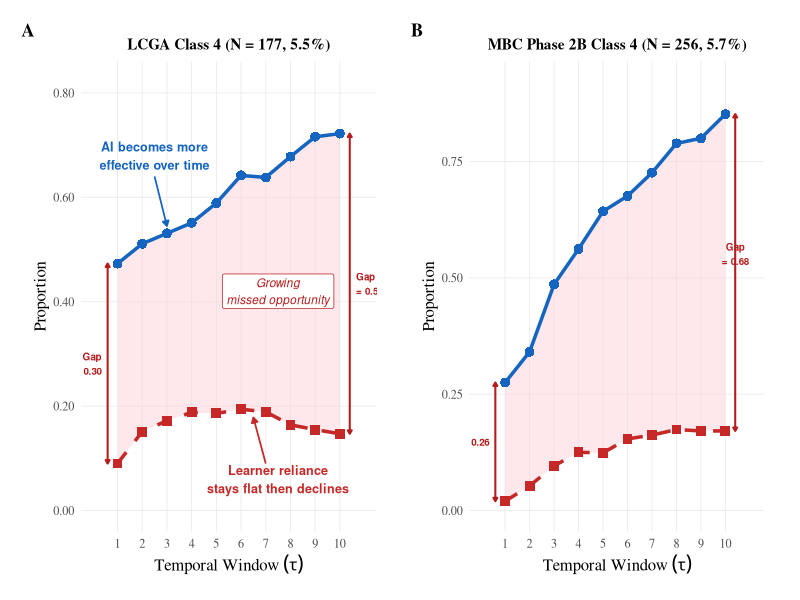
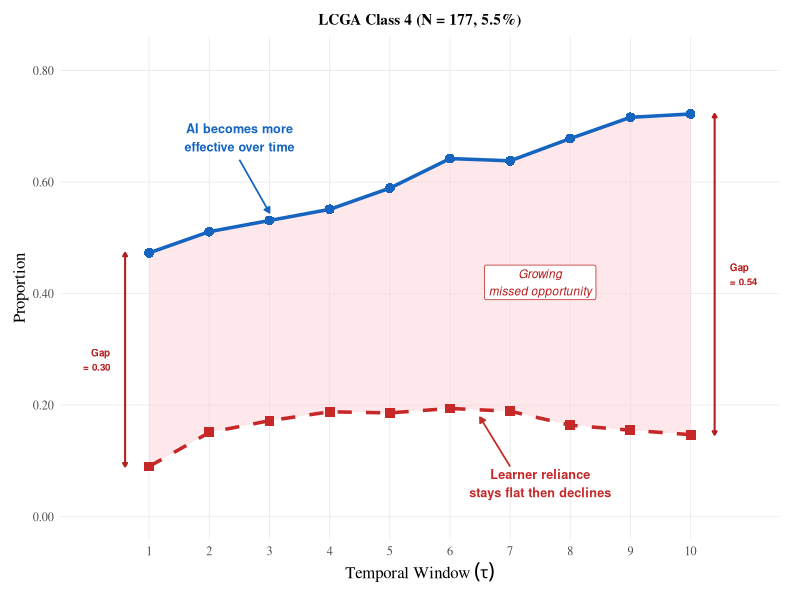
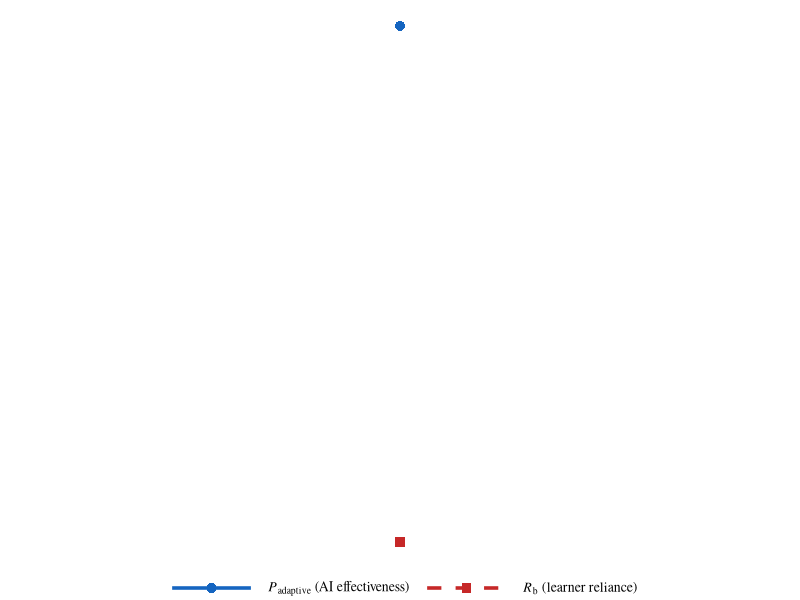
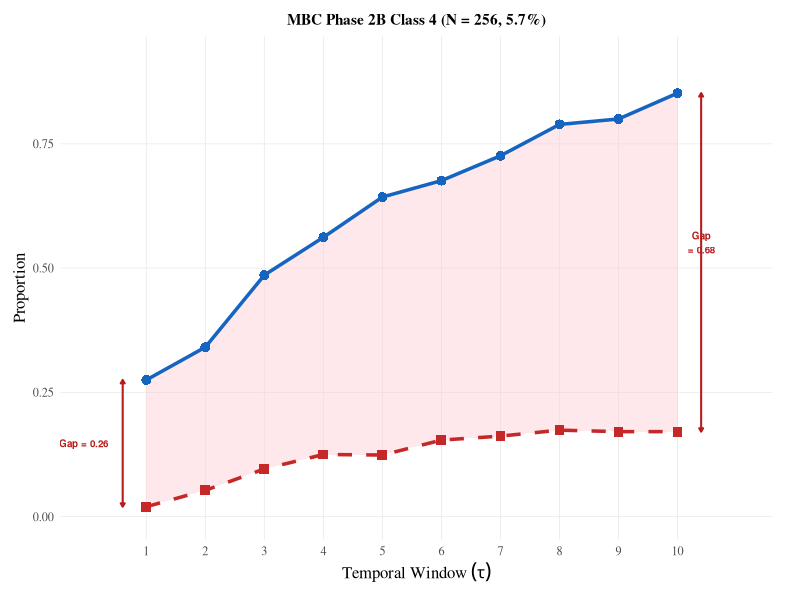
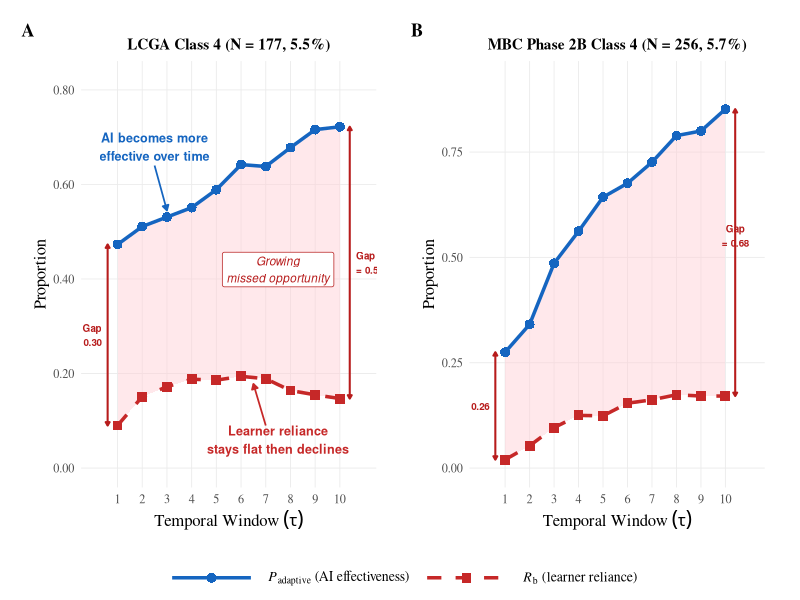

Recreate these plots in R, in order.
#!/usr/bin/env Rscript
# Figure 5 — AI Benefit Emergence (ABE): The Fifth Trajectory Pattern
#
# Two-panel layout: LCGA Class 4 (main) + MBC Phase 2B Class 4 (confirmation)
# P_adaptive (rising blue) vs R_b (flat/declining red), widening gap shaded
# Legend placed outside plot area to avoid occlusion

library(ggplot2)
library(patchwork)
library(scales)

# ── Paths ──────────────────────────────────────────────────────────────────────
base <- "/Volumes/External SSD/Projects/Research/Trust-Calibration-Scaffolds-research/TCR-Trajectory-Paper"
out_dir <- file.path(base, "figures/ggplot2")

# ── LCGA Class 4 data (N=177, 5.5%) ───────────────────────────────────────────
lcga <- data.frame(
  window = 1:10,
  R_b = c(0.090, 0.151, 0.172, 0.188, 0.186, 0.194, 0.189, 0.164, 0.155, 0.147),
  P_adaptive = c(0.473, 0.511, 0.531, 0.551, 0.589, 0.642, 0.638, 0.678, 0.716, 0.722),
  Gap = c(-0.301, -0.320, -0.332, -0.336, -0.374, -0.429, -0.427, -0.493, -0.535, -0.543)
)

# ── MBC Phase 2B Class 4 data (N=256, 5.7%) ───────────────────────────────────
mbc <- data.frame(
  window = 1:10,
  R_b = c(0.020, 0.053, 0.096, 0.125, 0.124, 0.154, 0.162, 0.174, 0.171, 0.171),
  P_adaptive = c(0.275, 0.341, 0.486, 0.562, 0.643, 0.676, 0.726, 0.789, 0.800, 0.852)
)

# ── Colors ─────────────────────────────────────────────────────────────────────
col_P  <- "#1565C0"   # deep blue for P_adaptive
col_Rb <- "#C62828"   # deep red for R_b
col_gap <- "#FFCDD2"  # light red for gap shading
col_gap_text <- "#B71C1C"

# ── Reshape for ggplot ─────────────────────────────────────────────────────────
lcga_long <- data.frame(
  window = rep(lcga$window, 2),
  value = c(lcga$P_adaptive, lcga$R_b),
  variable = rep(c("P_adaptive", "R_b"), each = 10)
)

mbc_long <- data.frame(
  window = rep(mbc$window, 2),
  value = c(mbc$P_adaptive, mbc$R_b),
  variable = rep(c("P_adaptive", "R_b"), each = 10)
)

# ══════════════════════════════════════════════════════════════════════════════
# Panel A: LCGA Class 4 (main figure)
# ══════════════════════════════════════════════════════════════════════════════

p_lcga <- ggplot() +
  # Shaded gap area
  geom_ribbon(data = lcga, aes(x = window, ymin = R_b, ymax = P_adaptive),
              fill = col_gap, alpha = 0.45) +
  # P_adaptive line (solid + circles)
  geom_line(data = lcga, aes(x = window, y = P_adaptive),
            color = col_P, linewidth = 1.2) +
  geom_point(data = lcga, aes(x = window, y = P_adaptive),
             color = col_P, size = 3, shape = 16) +
  # R_b line (dashed + squares)
  geom_line(data = lcga, aes(x = window, y = R_b),
            color = col_Rb, linewidth = 1.2, linetype = "dashed") +
  geom_point(data = lcga, aes(x = window, y = R_b),
             color = col_Rb, size = 3, shape = 15) +
  # Annotation: AI effectiveness rising
  annotate("text", x = 2.5, y = 0.68,
           label = "AI becomes more\neffective over time",
           color = col_P, size = 3.2, fontface = "bold", hjust = 0.5) +
  annotate("segment", x = 2.5, y = 0.64, xend = 3.0, yend = 0.545,
           color = col_P, linewidth = 0.6,
           arrow = arrow(length = unit(0.15, "cm"), type = "closed")) +
  # Annotation: Reliance stays flat
  annotate("text", x = 7.5, y = 0.06,
           label = "Learner reliance\nstays flat then declines",
           color = col_Rb, size = 3.2, fontface = "bold", hjust = 0.5) +
  annotate("segment", x = 7.0, y = 0.09, xend = 6.5, yend = 0.178,
           color = col_Rb, linewidth = 0.6,
           arrow = arrow(length = unit(0.15, "cm"), type = "closed")) +
  # Annotation: Growing missed opportunity
  annotate("label", x = 7.5, y = 0.42,
           label = "Growing\nmissed opportunity",
           color = col_gap_text, size = 3.0, fontface = "italic",
           fill = "white", label.padding = unit(0.3, "lines")) +
  # Gap arrows at W1 and W10
  annotate("segment", x = 0.6, y = lcga$P_adaptive[1], xend = 0.6, yend = lcga$R_b[1],
           color = col_gap_text, linewidth = 0.7,
           arrow = arrow(length = unit(0.1, "cm"), ends = "both", type = "closed")) +
  annotate("text", x = 0.35, y = mean(c(lcga$P_adaptive[1], lcga$R_b[1])),
           label = paste0("Gap\n= ", sprintf("%.2f", abs(lcga$Gap[1]))),
           color = col_gap_text, size = 2.5, hjust = 1, fontface = "bold") +
  annotate("segment", x = 10.4, y = lcga$P_adaptive[10], xend = 10.4, yend = lcga$R_b[10],
           color = col_gap_text, linewidth = 0.7,
           arrow = arrow(length = unit(0.1, "cm"), ends = "both", type = "closed")) +
  annotate("text", x = 10.65, y = mean(c(lcga$P_adaptive[10], lcga$R_b[10])),
           label = paste0("Gap\n= ", sprintf("%.2f", abs(lcga$Gap[10]))),
           color = col_gap_text, size = 2.5, hjust = 0, fontface = "bold") +
  scale_x_continuous(breaks = 1:10, expand = expansion(mult = c(0.08, 0.08))) +
  scale_y_continuous(limits = c(0, 0.82), labels = label_number(accuracy = 0.01)) +
  labs(x = expression(Temporal~Window~(tau)),
       y = "Proportion",
       subtitle = "LCGA Class 4 (N = 177, 5.5%)") +
  theme_minimal(base_size = 11, base_family = "serif") +
  theme(
    panel.grid.minor = element_blank(),
    panel.grid.major = element_line(color = "gray92", linewidth = 0.3),
    axis.title = element_text(size = 12),
    plot.subtitle = element_text(size = 11, face = "bold", hjust = 0.5),
    plot.margin = margin(10, 15, 10, 10)
  )

# ══════════════════════════════════════════════════════════════════════════════
# Panel B: MBC Phase 2B Class 4 (cross-method confirmation)
# ══════════════════════════════════════════════════════════════════════════════

mbc_gap_w1 <- abs(mbc$P_adaptive[1] - mbc$R_b[1])
mbc_gap_w10 <- abs(mbc$P_adaptive[10] - mbc$R_b[10])

p_mbc <- ggplot() +
  # Shaded gap
  geom_ribbon(data = mbc, aes(x = window, ymin = R_b, ymax = P_adaptive),
              fill = col_gap, alpha = 0.45) +
  # P_adaptive
  geom_line(data = mbc, aes(x = window, y = P_adaptive),
            color = col_P, linewidth = 1.2) +
  geom_point(data = mbc, aes(x = window, y = P_adaptive),
             color = col_P, size = 3, shape = 16) +
  # R_b
  geom_line(data = mbc, aes(x = window, y = R_b),
            color = col_Rb, linewidth = 1.2, linetype = "dashed") +
  geom_point(data = mbc, aes(x = window, y = R_b),
             color = col_Rb, size = 3, shape = 15) +
  # Gap arrows
  annotate("segment", x = 0.6, y = mbc$P_adaptive[1], xend = 0.6, yend = mbc$R_b[1],
           color = col_gap_text, linewidth = 0.7,
           arrow = arrow(length = unit(0.1, "cm"), ends = "both", type = "closed")) +
  annotate("text", x = 0.35, y = mean(c(mbc$P_adaptive[1], mbc$R_b[1])),
           label = paste0("Gap = ", sprintf("%.2f", mbc_gap_w1)),
           color = col_gap_text, size = 2.5, hjust = 1, fontface = "bold") +
  annotate("segment", x = 10.4, y = mbc$P_adaptive[10], xend = 10.4, yend = mbc$R_b[10],
           color = col_gap_text, linewidth = 0.7,
           arrow = arrow(length = unit(0.1, "cm"), ends = "both", type = "closed")) +
  annotate("text", x = 10.4, y = mean(c(mbc$P_adaptive[10], mbc$R_b[10])) + 0.04,
           label = paste0("Gap\n= ", sprintf("%.2f", mbc_gap_w10)),
           color = col_gap_text, size = 2.5, hjust = 0.5, fontface = "bold") +
  scale_x_continuous(breaks = 1:10, expand = expansion(mult = c(0.08, 0.12))) +
  scale_y_continuous(limits = c(0, 0.92), labels = label_number(accuracy = 0.01)) +
  labs(x = expression(Temporal~Window~(tau)),
       y = "Proportion",
       subtitle = "MBC Phase 2B Class 4 (N = 256, 5.7%)") +
  theme_minimal(base_size = 11, base_family = "serif") +
  theme(
    panel.grid.minor = element_blank(),
    panel.grid.major = element_line(color = "gray92", linewidth = 0.3),
    axis.title = element_text(size = 12),
    plot.subtitle = element_text(size = 11, face = "bold", hjust = 0.5),
    plot.margin = margin(10, 20, 10, 10)
  )

# ══════════════════════════════════════════════════════════════════════════════
# Combined with shared legend at bottom
# ══════════════════════════════════════════════════════════════════════════════

# Create a dummy plot just for the legend
legend_data <- data.frame(
  x = c(1, 1),
  y = c(0.5, 0.2),
  variable = factor(c("P[adaptive]~(AI~effectiveness)", "R[b]~(learner~reliance)"),
                     levels = c("P[adaptive]~(AI~effectiveness)", "R[b]~(learner~reliance)"))
)

p_legend <- ggplot(legend_data, aes(x = x, y = y, color = variable, linetype = variable, shape = variable)) +
  geom_line(linewidth = 1.2) +
  geom_point(size = 3) +
  scale_color_manual(values = c(col_P, col_Rb),
                     labels = c(expression(italic(P)[adaptive]~"(AI effectiveness)"),
                                expression(italic(R)[b]~"(learner reliance)"))) +
  scale_linetype_manual(values = c("solid", "dashed"),
                        labels = c(expression(italic(P)[adaptive]~"(AI effectiveness)"),
                                   expression(italic(R)[b]~"(learner reliance)"))) +
  scale_shape_manual(values = c(16, 15),
                     labels = c(expression(italic(P)[adaptive]~"(AI effectiveness)"),
                                expression(italic(R)[b]~"(learner reliance)"))) +
  guides(color = guide_legend(title = NULL, nrow = 1),
         linetype = guide_legend(title = NULL, nrow = 1),
         shape = guide_legend(title = NULL, nrow = 1)) +
  theme_void(base_family = "serif") +
  theme(legend.position = "bottom",
        legend.text = element_text(size = 10),
        legend.key.width = unit(2.5, "cm"))

# Extract legend
library(grid)
library(gtable)
g <- ggplotGrob(p_legend)
legend_grob <- g$grobs[[which(sapply(g$grobs, function(x) x$name) == "guide-box")]]

# Combine panels
combined <- (p_lcga | p_mbc) +
  plot_annotation(tag_levels = "A") &
  theme(plot.tag = element_text(size = 13, face = "bold", family = "serif"))

# Save with legend below
png(file.path(out_dir, "Figure_5_ABE_Discovery.png"),
    width = 10, height = 5.5, units = "in", res = 300, bg = "white")

# Layout: panels on top, legend at bottom
pushViewport(viewport(layout = grid.layout(2, 1, heights = unit(c(1, 0.08), c("null", "null")))))
pushViewport(viewport(layout.pos.row = 1))
print(combined, newpage = FALSE)
popViewport()
pushViewport(viewport(layout.pos.row = 2))
grid.draw(legend_grob)
popViewport()
popViewport()

dev.off()
cat("Saved: Figure_5_ABE_Discovery.png\n")

# Also save to main figures dir
file.copy(file.path(out_dir, "Figure_5_ABE_Discovery.png"),
          file.path(base, "figures/Figure_5_ABE_Discovery.png"),
          overwrite = TRUE)
cat("Copied to main figures directory\n")
